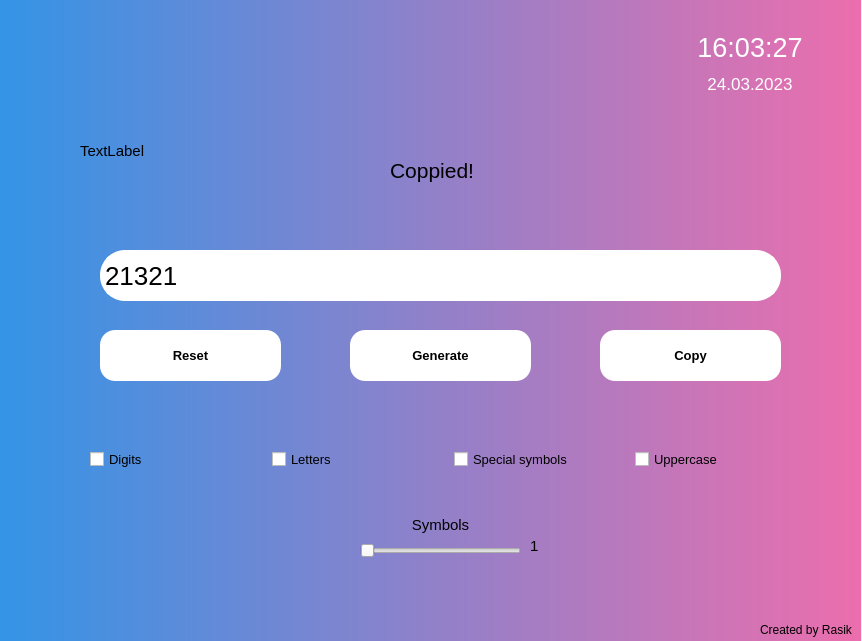
<?xml version="1.0" encoding="UTF-8"?>
<ui version="4.0">
 <class>MainWindow</class>
 <widget class="QMainWindow" name="MainWindow">
  <property name="geometry">
   <rect>
    <x>0</x>
    <y>0</y>
    <width>862</width>
    <height>641</height>
   </rect>
  </property>
  <property name="windowTitle">
   <string>Password Generator</string>
  </property>
  <widget class="QWidget" name="centralwidget">
   <widget class="QPushButton" name="generate_button">
    <property name="geometry">
     <rect>
      <x>350</x>
      <y>330</y>
      <width>181</width>
      <height>51</height>
     </rect>
    </property>
    <property name="font">
     <font>
      <pointsize>10</pointsize>
      <weight>75</weight>
      <bold>true</bold>
     </font>
    </property>
    <property name="cursor">
     <cursorShape>PointingHandCursor</cursorShape>
    </property>
    <property name="styleSheet">
     <string notr="true">


QPushButton{
background-color:white;
border-radius:15px;
}

QPushButton:hover{
background-color:rgb(131, 127, 133);
}
QPushButton:pressed{
background-color:rgb(136, 78, 156);
}</string>
    </property>
    <property name="text">
     <string>Generate</string>
    </property>
   </widget>
   <widget class="QWidget" name="horizontalLayoutWidget">
    <property name="geometry">
     <rect>
      <x>90</x>
      <y>420</y>
      <width>721</width>
      <height>80</height>
     </rect>
    </property>
    <layout class="QHBoxLayout" name="horizontalLayout">
     <item>
      <widget class="QCheckBox" name="digits_box">
       <property name="font">
        <font>
         <pointsize>10</pointsize>
        </font>
       </property>
       <property name="text">
        <string>Digits</string>
       </property>
      </widget>
     </item>
     <item>
      <widget class="QCheckBox" name="letters_box">
       <property name="font">
        <font>
         <pointsize>10</pointsize>
        </font>
       </property>
       <property name="text">
        <string>Letters</string>
       </property>
      </widget>
     </item>
     <item>
      <widget class="QCheckBox" name="spec_sym_box">
       <property name="font">
        <font>
         <pointsize>10</pointsize>
        </font>
       </property>
       <property name="text">
        <string>Special symbols</string>
       </property>
      </widget>
     </item>
     <item>
      <widget class="QCheckBox" name="uppercase_box">
       <property name="font">
        <font>
         <pointsize>10</pointsize>
        </font>
       </property>
       <property name="text">
        <string>Uppercase</string>
       </property>
      </widget>
     </item>
    </layout>
   </widget>
   <widget class="QLabel" name="label">
    <property name="geometry">
     <rect>
      <x>0</x>
      <y>0</y>
      <width>861</width>
      <height>641</height>
     </rect>
    </property>
    <property name="font">
     <font>
      <pointsize>10</pointsize>
     </font>
    </property>
    <property name="styleSheet">
     <string notr="true">background-color:qlineargradient(spread:pad, x1:0, y1:0, x2:1, y2:0, stop:0 rgba(52, 148, 230, 255), stop:1 rgba(236, 110, 173, 255))</string>
    </property>
    <property name="text">
     <string/>
    </property>
   </widget>
   <widget class="QLabel" name="author">
    <property name="geometry">
     <rect>
      <x>760</x>
      <y>620</y>
      <width>121</width>
      <height>20</height>
     </rect>
    </property>
    <property name="text">
     <string>Created by Rasik</string>
    </property>
   </widget>
   <widget class="QSlider" name="len_slider">
    <property name="geometry">
     <rect>
      <x>360</x>
      <y>540</y>
      <width>161</width>
      <height>22</height>
     </rect>
    </property>
    <property name="font">
     <font>
      <pointsize>8</pointsize>
     </font>
    </property>
    <property name="minimum">
     <number>1</number>
    </property>
    <property name="maximum">
     <number>30</number>
    </property>
    <property name="orientation">
     <enum>Qt::Horizontal</enum>
    </property>
   </widget>
   <widget class="QLabel" name="symbols">
    <property name="geometry">
     <rect>
      <x>390</x>
      <y>510</y>
      <width>101</width>
      <height>31</height>
     </rect>
    </property>
    <property name="font">
     <font>
      <pointsize>11</pointsize>
     </font>
    </property>
    <property name="text">
     <string>&lt;html&gt;&lt;head/&gt;&lt;body&gt;&lt;p align=&quot;center&quot;&gt;Symbols&lt;/p&gt;&lt;/body&gt;&lt;/html&gt;</string>
    </property>
   </widget>
   <widget class="QLabel" name="len_receiver">
    <property name="geometry">
     <rect>
      <x>530</x>
      <y>530</y>
      <width>61</width>
      <height>31</height>
     </rect>
    </property>
    <property name="font">
     <font>
      <pointsize>11</pointsize>
     </font>
    </property>
    <property name="text">
     <string>1</string>
    </property>
   </widget>
   <widget class="QWidget" name="verticalLayoutWidget">
    <property name="geometry">
     <rect>
      <x>670</x>
      <y>30</y>
      <width>160</width>
      <height>72</height>
     </rect>
    </property>
    <layout class="QVBoxLayout" name="verticalLayout">
     <property name="spacing">
      <number>0</number>
     </property>
     <item>
      <widget class="QLabel" name="time">
       <property name="font">
        <font>
         <pointsize>20</pointsize>
        </font>
       </property>
       <property name="styleSheet">
        <string notr="true">color:white;
</string>
       </property>
       <property name="text">
        <string>&lt;html&gt;&lt;head/&gt;&lt;body&gt;&lt;p align=&quot;center&quot;&gt;16:03:27&lt;/p&gt;&lt;/body&gt;&lt;/html&gt;</string>
       </property>
      </widget>
     </item>
     <item>
      <widget class="QLabel" name="data">
       <property name="font">
        <font>
         <pointsize>13</pointsize>
        </font>
       </property>
       <property name="styleSheet">
        <string notr="true">color:white;</string>
       </property>
       <property name="text">
        <string>&lt;html&gt;&lt;head/&gt;&lt;body&gt;&lt;p align=&quot;center&quot;&gt;24.03.2023&lt;/p&gt;&lt;/body&gt;&lt;/html&gt;</string>
       </property>
      </widget>
     </item>
    </layout>
   </widget>
   <widget class="QLabel" name="label_2">
    <property name="geometry">
     <rect>
      <x>80</x>
      <y>20</y>
      <width>100</width>
      <height>100</height>
     </rect>
    </property>
    <property name="text">
     <string/>
    </property>
   </widget>
   <widget class="QLabel" name="label_3">
    <property name="geometry">
     <rect>
      <x>80</x>
      <y>130</y>
      <width>111</width>
      <height>41</height>
     </rect>
    </property>
    <property name="font">
     <font>
      <pointsize>11</pointsize>
     </font>
    </property>
    <property name="text">
     <string>TextLabel</string>
    </property>
   </widget>
   <widget class="QPushButton" name="reset_button">
    <property name="geometry">
     <rect>
      <x>100</x>
      <y>330</y>
      <width>181</width>
      <height>51</height>
     </rect>
    </property>
    <property name="font">
     <font>
      <pointsize>10</pointsize>
      <weight>75</weight>
      <bold>true</bold>
     </font>
    </property>
    <property name="cursor">
     <cursorShape>PointingHandCursor</cursorShape>
    </property>
    <property name="styleSheet">
     <string notr="true">


QPushButton{
background-color:white;
border-radius:15px;
}

QPushButton:hover{
background-color:rgb(131, 127, 133);
}
QPushButton:pressed{
background-color:rgb(136, 78, 156);
}</string>
    </property>
    <property name="text">
     <string>Reset</string>
    </property>
   </widget>
   <widget class="QPushButton" name="copy_button">
    <property name="geometry">
     <rect>
      <x>600</x>
      <y>330</y>
      <width>181</width>
      <height>51</height>
     </rect>
    </property>
    <property name="font">
     <font>
      <pointsize>10</pointsize>
      <weight>75</weight>
      <bold>true</bold>
     </font>
    </property>
    <property name="cursor">
     <cursorShape>PointingHandCursor</cursorShape>
    </property>
    <property name="styleSheet">
     <string notr="true">


QPushButton{
background-color:white;
border-radius:15px;
}

QPushButton:hover{
background-color:rgb(131, 127, 133);
}
QPushButton:pressed{
background-color:rgb(136, 78, 156);
}</string>
    </property>
    <property name="text">
     <string>Copy</string>
    </property>
   </widget>
   <widget class="QLineEdit" name="password">
    <property name="geometry">
     <rect>
      <x>100</x>
      <y>250</y>
      <width>681</width>
      <height>51</height>
     </rect>
    </property>
    <property name="styleSheet">
     <string notr="true">QLineEdit{
font-size:26px;
border-width: 3px;
border-style:solid;
border-color:white;
background-color:white;
border-radius:25%;
text-align:  center;
}
</string>
    </property>
    <property name="text">
     <string>21321</string>
    </property>
   </widget>
   <widget class="QLabel" name="label_4">
    <property name="geometry">
     <rect>
      <x>390</x>
      <y>140</y>
      <width>151</width>
      <height>61</height>
     </rect>
    </property>
    <property name="font">
     <font>
      <pointsize>16</pointsize>
     </font>
    </property>
    <property name="text">
     <string>Coppied!</string>
    </property>
   </widget>
   <zorder>label</zorder>
   <zorder>generate_button</zorder>
   <zorder>horizontalLayoutWidget</zorder>
   <zorder>author</zorder>
   <zorder>len_slider</zorder>
   <zorder>symbols</zorder>
   <zorder>len_receiver</zorder>
   <zorder>verticalLayoutWidget</zorder>
   <zorder>label_2</zorder>
   <zorder>label_3</zorder>
   <zorder>reset_button</zorder>
   <zorder>copy_button</zorder>
   <zorder>password</zorder>
   <zorder>label_4</zorder>
  </widget>
 </widget>
 <resources/>
 <connections>
  <connection>
   <sender>len_slider</sender>
   <signal>valueChanged(int)</signal>
   <receiver>len_receiver</receiver>
   <slot>setNum(int)</slot>
   <hints>
    <hint type="sourcelabel">
     <x>440</x>
     <y>550</y>
    </hint>
    <hint type="destinationlabel">
     <x>560</x>
     <y>545</y>
    </hint>
   </hints>
  </connection>
 </connections>
</ui>
